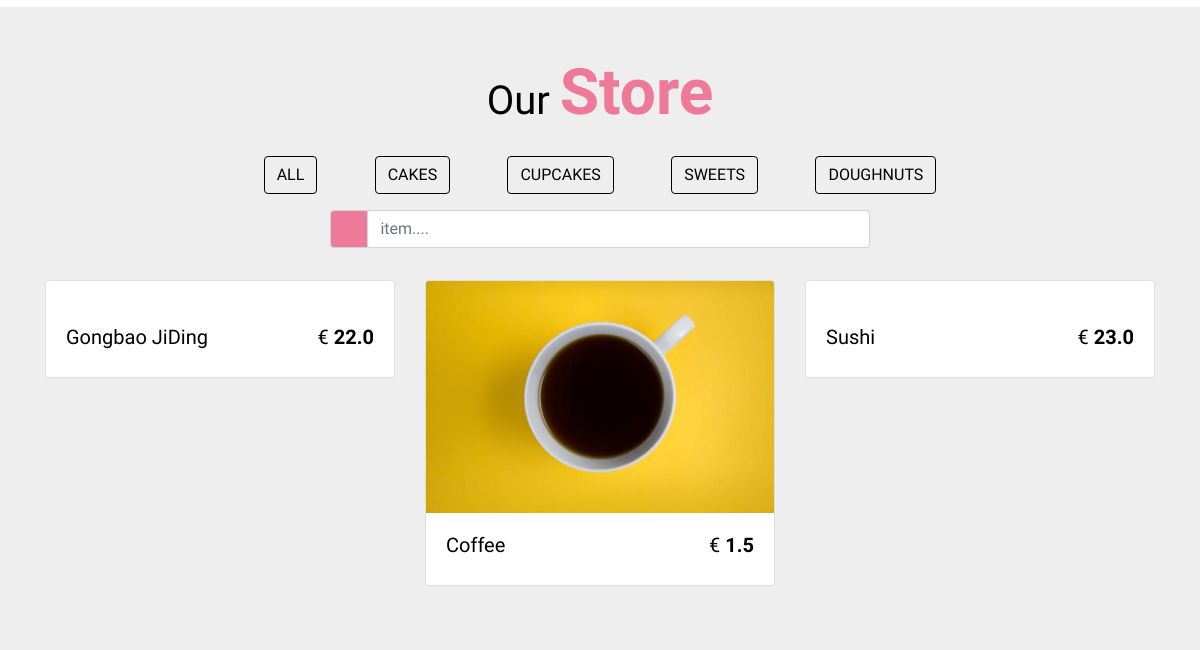
Before: /takeaway/frontviews (lower part) with the older database file.
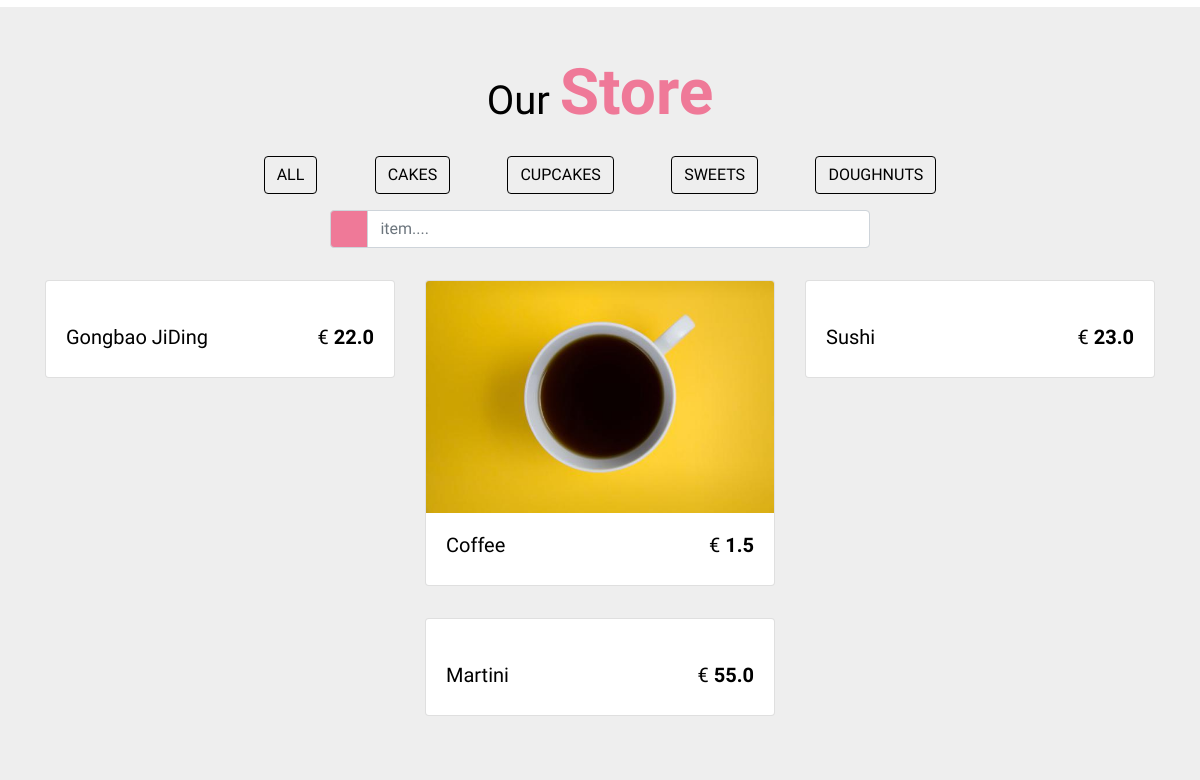
After: the same page with the newer database file.
### app/models.py (models this page shows, shortened)
class Food(db.Model):
    id = db.Column(db.Integer, primary_key=True, index=True, unique=True)
    name = db.Column(db.String(100), unique=False, nullable=False)
    category = db.Column(db.String(100), unique=False, nullable=False)
    class_name = db.Column(db.String(100))
    description = db.Column(db.String(200), unique=False, nullable=False)
    price_gross = db.Column(db.Float(2), nullable=False)
    price_net_out = db.Column(db.Float(2), nullable=False)
    price_net_in = db.Column(db.Float(2), nullable=False)
    eat_manner = db.Column(db.String(100))
    image = db.Column(db.String(100), nullable=False)
    container = db.Column(db.String(300))

### app/routes.py (the view)
@app.route("/takeaway/frontviews")
def food_frontview():
    dishes = Food.query.all()
    categories = list(set([dish.category for dish in dishes]))
    return render_template('foodfrontview.html',
                           dishes=dishes,
                           categories=categories,
                           title='Xstar Bar',
                           tel="+ 49 555555")

### app/templates/foodfrontview.html (shortened to what this page needs)
<!DOCTYPE html>
<html lang="en">
<head>
  <link rel="stylesheet" href="{{ url_for('static', filename='css/bootstrap.min.css') }}">
  <link rel="stylesheet" href="{{ url_for('static', filename='front_end_css/style.css') }}">
  <link rel="stylesheet" href="{{ url_for('static', filename='fontawesome-free/css/all.css') }}">
</head>
<body>
  <section class="about py-5" id="about">
  </section>
  <section id="store" class="store py-5">
    <div class="container">
      <div class="row">
        <div class="col-10 mx-auto col-sm-6 text-center">
          <h1 class="text-capitalize">our <strong class="banner-title ">store</strong></h1>
        </div>
      </div>
      <div class="row">
        <div class=" col-lg-8 mx-auto d-flex justify-content-around my-2 sortBtn flex-wrap">
          <a href="#" class="btn btn-outline-secondary btn-black text-uppercase filter-btn m-2" data-filter="all"> all</a>
          <a href="#" class="btn btn-outline-secondary btn-black text-uppercase filter-btn m-2" data-filter="cakes">cakes</a>
          <a href="#" class="btn btn-outline-secondary btn-black text-uppercase filter-btn m-2" data-filter="cupcakes">cupcakes</a>
          <a href="#" class="btn btn-outline-secondary btn-black text-uppercase filter-btn m-2" data-filter="sweets">sweets</a>
          <a href="#" class="btn btn-outline-secondary btn-black text-uppercase filter-btn m-2" data-filter="doughnuts">doughnuts</a>
        </div>
      </div>
      <div class="row">
        <div class="col-10 mx-auto col-md-6">
          <form>
            <div class="input-group mb-3">
              <div class="input-group-prepend ">
                <span class="input-group-text search-box" id="search-icon"><i class="fas fa-search"></i></span>
              </div>
              <input type="text" class="form-control" placeholder='item....' id="search-item">
            </div>
          </form>
        </div>
      </div>
      <div class="row" class="store-items" id="store-items">
        {% for dish in dishes %}
        <div class="col-10 col-sm-6 col-lg-4 mx-auto my-3 store-item sweets" data-item="sweets" id={{ dish.id }}>
          <div class="card ">
            <div class="img-container">
              <img src="{{ url_for('static', filename='img/' + dish.image)}}" class="card-img-top store-img" alt="">
            </div>
            <div class="card-body">
              <div class="card-text d-flex justify-content-between text-capitalize">
                <h5 id="store-item-name">{{ dish.name }}</h5>
                <h5 class="store-item-value">€ <strong id="store-item-price" class="font-weight-bold">{{ dish.price_gross  }}</strong></h5>
              </div>
            </div>
          </div>
        </div>
        {% endfor %}
      </div>
  </section>
</body>
</html>

### app/static/front_end_css/style.css (style rules this page uses)
:root { --mainPink: #ef7998; --mainYellow: rgb(249, 228, 148); --mainWhite: #fff; --mainBlack: #000; --yellowTrans: rgba(249, 228, 148, 0.5); --mainGrey: rgb(238, 238, 238); }
body { font-family: "Kaushan Script", cursive; background: var(--mainWhite); color: var(--mainBlack); }
.banner-title { color: var(--mainPink); font-size: 4rem; }
.btn-black { color: var(--mainBlack) !important; border-color: var(--mainBlack) !important; }
.store { background: var(--mainGrey); }
.img-container { position: relative; overflow: hidden; cursor: pointer; }
.store-img { transition: all 1s ease-in-out; }
.store-item-value { color: --mainYellow; }
.search-box { background: var(--mainPink); color: var(--mainBlack); }

Changed rows visible on the page:
added Food: name "Martini", price_gross "55.0"
